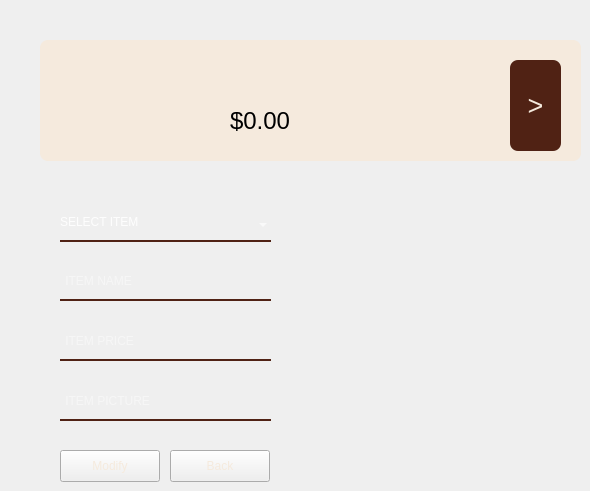
    <widget class="QWidget" name="tab_2">
     <attribute name="title">
      <string>SettingsTab</string>
     </attribute>
     <widget class="QPushButton" name="burger_add_pushButton_5">
      <property name="geometry">
       <rect>
        <x>510</x>
        <y>60</y>
        <width>51</width>
        <height>91</height>
       </rect>
      </property>
      <property name="cursor">
       <cursorShape>PointingHandCursor</cursorShape>
      </property>
      <property name="styleSheet">
       <string notr="true">background-color: rgba(80,34,20,255);
border-radius: 8px;
color:rgba(245,234,221,255);
font: 20pt;</string>
      </property>
      <property name="text">
       <string>&gt;</string>
      </property>
     </widget>
     <widget class="QLabel" name="configure_name_label">
      <property name="geometry">
       <rect>
        <x>230</x>
        <y>70</y>
        <width>241</width>
        <height>31</height>
       </rect>
      </property>
      <property name="styleSheet">
       <string notr="true">color: rgb(0, 0, 0);
background-color: rgba(245,234,221,255);
font: 25pt;</string>
      </property>
      <property name="text">
       <string>_ _ _ _ _ _</string>
      </property>
     </widget>
     <widget class="QLabel" name="label_9">
      <property name="geometry">
       <rect>
        <x>40</x>
        <y>40</y>
        <width>541</width>
        <height>121</height>
       </rect>
      </property>
      <property name="styleSheet">
       <string notr="true">background-color: rgba(245,234,221,255);
border-radius: 8px;</string>
      </property>
      <property name="text">
       <string/>
      </property>
     </widget>
     <widget class="QLabel" name="configure_picture_label">
      <property name="geometry">
       <rect>
        <x>70</x>
        <y>50</y>
        <width>111</width>
        <height>101</height>
       </rect>
      </property>
      <property name="styleSheet">
       <string notr="true">background-color: rgba(245,234,221,255);
border-radius: 8px;</string>
      </property>
      <property name="text">
       <string/>
      </property>
      <property name="scaledContents">
       <bool>true</bool>
      </property>
     </widget>
     <widget class="QLabel" name="configure_price_label">
      <property name="geometry">
       <rect>
        <x>230</x>
        <y>110</y>
        <width>91</width>
        <height>21</height>
       </rect>
      </property>
      <property name="styleSheet">
       <string notr="true">color: rgb(0, 0, 0);
background-color: rgba(245,234,221,255);
font: 18pt;</string>
      </property>
      <property name="text">
       <string>$0.00</string>
      </property>
     </widget>
     <widget class="QLineEdit" name="item_name_lineEdit">
      <property name="geometry">
       <rect>
        <x>60</x>
        <y>270</y>
        <width>211</width>
        <height>31</height>
       </rect>
      </property>
      <property name="maximumSize">
       <size>
        <width>211</width>
        <height>31</height>
       </size>
      </property>
      <property name="styleSheet">
       <string notr="true">background-color: rgba(0, 0, 0, 0);
border: none;
border-bottom: 2px solid rgba(80,34,20,255);
color: rgba(255, 255, 255, 230);
padding-bottom: 7px;
</string>
      </property>
      <property name="placeholderText">
       <string> ITEM NAME</string>
      </property>
     </widget>
     <widget class="QLineEdit" name="item_price_lineEdit">
      <property name="geometry">
       <rect>
        <x>60</x>
        <y>330</y>
        <width>211</width>
        <height>31</height>
       </rect>
      </property>
      <property name="maximumSize">
       <size>
        <width>211</width>
        <height>31</height>
       </size>
      </property>
      <property name="styleSheet">
       <string notr="true">background-color: rgba(0, 0, 0, 0);
border: none;
border-bottom: 2px solid rgba(80,34,20,255);
color: rgba(255, 255, 255, 230);
padding-bottom: 7px;
</string>
      </property>
      <property name="placeholderText">
       <string> ITEM PRICE</string>
      </property>
     </widget>
     <widget class="QComboBox" name="itemlist_comboBox">
      <property name="geometry">
       <rect>
        <x>60</x>
        <y>210</y>
        <width>211</width>
        <height>32</height>
       </rect>
      </property>
      <property name="styleSheet">
       <string notr="true">background-color: rgba(0, 0, 0, 0);
border: none;
border-bottom: 2px solid rgba(80,34,20,255);
color: rgba(255, 255, 255, 230);
padding-bottom: 7px;
</string>
      </property>
      <property name="placeholderText">
       <string>SELECT ITEM</string>
      </property>
     </widget>
     <widget class="QPushButton" name="modify_pushButton">
      <property name="geometry">
       <rect>
        <x>60</x>
        <y>450</y>
        <width>100</width>
        <height>32</height>
       </rect>
      </property>
      <property name="cursor">
       <cursorShape>PointingHandCursor</cursorShape>
      </property>
      <property name="focusPolicy">
       <enum>Qt::NoFocus</enum>
      </property>
      <property name="styleSheet">
       <string notr="true">color:rgba(245,234,221,255);</string>
      </property>
      <property name="text">
       <string>Modify</string>
      </property>
     </widget>
     <widget class="QPushButton" name="back_pushButton">
      <property name="geometry">
       <rect>
        <x>170</x>
        <y>450</y>
        <width>100</width>
        <height>32</height>
       </rect>
      </property>
      <property name="cursor">
       <cursorShape>PointingHandCursor</cursorShape>
      </property>
      <property name="focusPolicy">
       <enum>Qt::NoFocus</enum>
      </property>
      <property name="styleSheet">
       <string notr="true">color:rgba(245,234,221,255);</string>
      </property>
      <property name="text">
       <string>Back</string>
      </property>
     </widget>
     <widget class="QLineEdit" name="item_picture_lineEdit">
      <property name="geometry">
       <rect>
        <x>60</x>
        <y>390</y>
        <width>211</width>
        <height>31</height>
       </rect>
      </property>
      <property name="maximumSize">
       <size>
        <width>211</width>
        <height>31</height>
       </size>
      </property>
      <property name="styleSheet">
       <string notr="true">background-color: rgba(0, 0, 0, 0);
border: none;
border-bottom: 2px solid rgba(80,34,20,255);
color: rgba(255, 255, 255, 230);
padding-bottom: 7px;
</string>
      </property>
      <property name="placeholderText">
       <string> ITEM PICTURE</string>
      </property>
     </widget>
     <widget class="QLabel" name="error_label_2">
      <property name="geometry">
       <rect>
        <x>300</x>
        <y>210</y>
        <width>211</width>
        <height>31</height>
       </rect>
      </property>
      <property name="styleSheet">
       <string notr="true">color: rgb(148, 17, 0);
font: 14pt;
</string>
      </property>
      <property name="text">
       <string/>
      </property>
     </widget>
     <zorder>label_9</zorder>
     <zorder>configure_picture_label</zorder>
     <zorder>configure_price_label</zorder>
     <zorder>configure_name_label</zorder>
     <zorder>burger_add_pushButton_5</zorder>
     <zorder>item_name_lineEdit</zorder>
     <zorder>item_price_lineEdit</zorder>
     <zorder>itemlist_comboBox</zorder>
     <zorder>modify_pushButton</zorder>
     <zorder>back_pushButton</zorder>
     <zorder>item_picture_lineEdit</zorder>
     <zorder>error_label_2</zorder>
    </widget>
